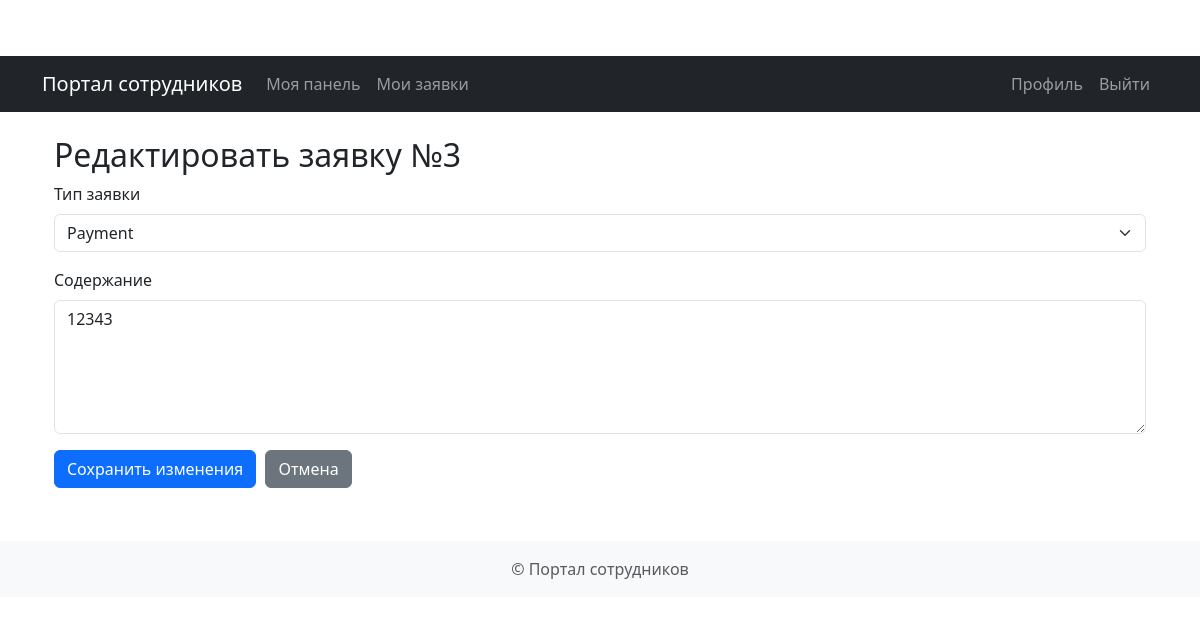
The page /employee/requests/3/edit (signed in) on the database its author committed.
### app/models.py (models this page shows)
class Request(Base):
    __tablename__ = "requests"
    id = Column(Integer, primary_key=True, index=True)
    type = Column(SQLEnum(RequestType))
    status = Column(SQLEnum(RequestStatus), default=RequestStatus.DRAFT)
    created_at = Column(DateTime, default=datetime.utcnow)
    updated_at = Column(DateTime, default=datetime.utcnow, onupdate=datetime.utcnow)
    content = Column(Text)
    documents = Column(Text, nullable=True)
    manager_comment = Column(Text, nullable=True)
    hr_comment = Column(Text, nullable=True)
    owner_id = Column(Integer, ForeignKey("users.id"))
    manager_id = Column(Integer, ForeignKey("users.id"))
    hr_officer_id = Column(Integer, ForeignKey("users.id"), nullable=True)
    owner = relationship("User", foreign_keys=[owner_id], back_populates="requests")
    manager = relationship("User", foreign_keys=[manager_id], back_populates="managed_requests")
    hr_officer = relationship("User", foreign_keys=[hr_officer_id], back_populates="hr_requests")

### app/routes/employee.py (the view)
@router.get("/requests/{request_id}/edit", response_class=HTMLResponse)
async def edit_request_form(
        request: StarletteRequest,
        request_id: int,
        current_user: User = Depends(get_current_user),
        db: Session = Depends(get_db)
):
    request_obj = db.query(Request).filter(
        Request.id == request_id,
        Request.owner_id == current_user.id,
        Request.status == RequestStatus.DRAFT
    ).first()
    if not request_obj:
        raise HTTPException(status_code=404, detail="Request not found or cannot be edited")
    return render_template(
        request,
        "employee/edit_request.html",
        {
            "user": current_user,
            "req": request_obj,
            "types": [type.value for type in RequestType]
        }
    )

### app/templates/employee/edit_request.html (shortened to what this page needs)
{% extends "base.html" %}
{% block content %}
<div class="container mt-4">
    <h2>Редактировать заявку №{{ req.id }}</h2>
    <form method="post" action="/employee/requests/{{ req.id }}/edit">
        <div class="mb-3">
            <label for="request_type" class="form-label">Тип заявки</label>
            <select class="form-select" id="request_type" name="request_type" required>
                {% for type in types %}
                    <option value="{{ type }}" {% if type == req.type %}selected{% endif %}>{{ type|title }}</option>
                {% endfor %}
            </select>
        </div>
        <div class="mb-3">
            <label for="content" class="form-label">Содержание</label>
            <textarea class="form-control" id="content" name="content" rows="5" required>{{ req.content }}</textarea>
        </div>
        <button type="submit" class="btn btn-primary">Сохранить изменения</button>
        <a href="/employee/requests" class="btn btn-secondary">Отмена</a>
    </form>
</div>
{% endblock %}

### app/static/css/styles.css (style rules this page uses)
body { padding-top: 56px; }
.btn { margin-right: 5px; margin-bottom: 5px; }
textarea.form-control { min-height: 100px; }

### rows shown on the page
Request: id "3", request_type "Payment", content "12343"
